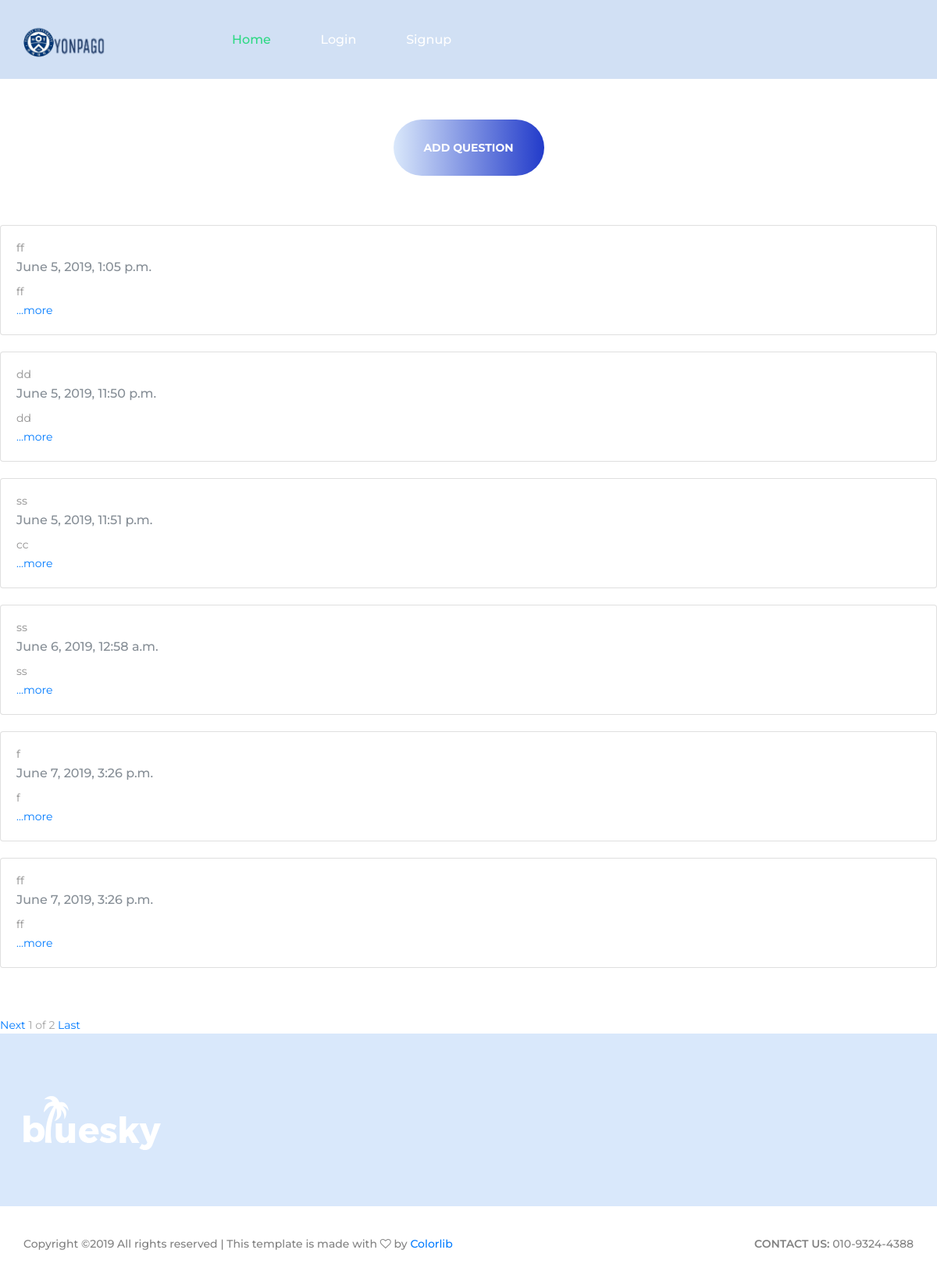
Screenshot of /alog/ with the database file from the repository.
### blog/models.py (models this page shows)
class Blog2(models.Model):
    title = models.CharField(max_length=200)
    pub_date = models.DateTimeField('date published')
    body = models.TextField()
    def summary(self):
        return self.body[:100]

### blog/views.py (the view)
# urls.py: path('alog/', blog.views.alog, name="alog"),
def alog(request):
    alogs = Blog2.objects
    alog_list=Blog2.objects.all()
    paginator = Paginator(alog_list,6)
    page = request.GET.get('page')
    aosts = paginator.get_page(page)
    return render(request, 'blog/alog.html', {'alogs': alogs, 'aosts':aosts})

### blog/templates/blog/alog.html (shortened to what this page needs)
{% extends 'blog/base.html' %}
{% load staticfiles %}
{% block content %}
<br><br>
  <div class="button recent_button"><a href="{% url 'alognew' %}">ADD QUESTION</a></div>
<br><br>
{% for alog in aosts %}
  <br>
  <div class="card">
      <div class="card-body">
          <h5 class="card-title">{{alog.title}}</h5>
          <h6 class="card-subtitle mb-2 text-muted">{{alog.pub_date}}</h6>
          <p class="card-text">{{alog.summary}}</p>
          <a href="{% url 'alogdetail' alog.id %}" class="card-link">...more</a>
      </div>
  </div>
{%endfor%}
<div clss="container mt5">
  <br>
  <br>
  <br>
  {%if aosts.has_next%}
  <a href="?page={{aosts.next_page_number}}">Next</a>
  {%endif%}
  <span>{{aosts.number}}</span>
  <span>of</span>
  <span>{{aosts.paginator.num_pages}}</span>
  {%if aosts.has_next%}
  <a href="?page={{aosts.paginator.num_pages}}">Last</a>
  {%endif%}
{% endblock %}

### blog/static/blog/styles/main_styles.css (style rules this page uses)
* { margin: 0; padding: 0; -webkit-font-smoothing: antialiased; -webkit-text-shadow: rgba(0,0,0,.01) 0 0 1px; text-shadow: rgba(0,0,0,.01) 0 0 1px; }
body { font-family: 'Montserrat', sans-serif; font-size: 14px; font-weight: 400; background: #FFFFFF; color: #a5a5a5; }
div { display: block; position: relative; -webkit-box-sizing: border-box; -moz-box-sizing: border-box; box-sizing: border-box; }
p { font-family: 'Montserrat', sans-serif; font-size: 14px; line-height: 2; font-weight: 400; color: #929191; -webkit-font-smoothing: antialiased; -webkit-text-shadow: rgba(0,0,0,.01) 0 0 1px; text-shadow: rgba(0,0,0,.01) 0 0 1px; }
p:last-of-type { margin-bottom: 0; }
a, a:hover, a:visited, a:active, a:link { text-decoration: none; -webkit-font-smoothing: antialiased; -webkit-text-shadow: rgba(0,0,0,.01) 0 0 1px; text-shadow: rgba(0,0,0,.01) 0 0 1px; }
h5 { font-size: 14px; }
h1, h2, h3, h4, h5, h6 { font-family: 'Montserrat', sans-serif; -webkit-font-smoothing: antialiased; -webkit-text-shadow: rgba(0,0,0,.01) 0 0 1px; text-shadow: rgba(0,0,0,.01) 0 0 1px; }
.button { width: 193px; height: 72px; background: linear-gradient(to right, rgba(255,0,0,0.3), #32fa95); text-align: center; border-radius: 36px; -webkit-transition: all 200ms ease; -moz-transition: all 200ms ease; -ms-transition: all 200ms ease; -o-transition: all 200ms ease; transition: all 200ms ease; }
.button a { display: block; font-size: 14px; text-transform: uppercase; font-weight: 700; color: #fff; line-height: 72px; }
.recent_button { margin-left: auto; margin-right: auto; margin-top: 10px; }

### blog/templates/blog/base.html (style rules this page uses)
.recent_button { background: linear-gradient(to right, rgba(131, 178, 240, 0.3), #223bca); }

### rows the page displays
Blog2: title "ff", pub_date "June 5, 2019, 1:05 p.m.", summary "ff"
Blog2: title "dd", pub_date "June 5, 2019, 11:50 p.m.", summary "dd"
Blog2: title "ss", pub_date "June 5, 2019, 11:51 p.m.", summary "cc"
Blog2: title "ss", pub_date "June 6, 2019, 12:58 a.m.", summary "ss"
Blog2: title "f", pub_date "June 7, 2019, 3:26 p.m.", summary "f"
Blog2: title "ff", pub_date "June 7, 2019, 3:26 p.m.", summary "ff"

### other values shown
{{ aosts.number }} "1"
{{ aosts.paginator.num_pages }} "2"
